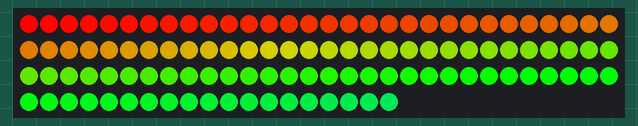
Simulated run of this sketch. Board: Arduino Uno, built with avr-gcc and run on an emulated ATmega328P. Parts: 109 RGB LEDs in strip order, left to right, continuing on the next row. The strip is taken to match the declared colour order.

Above: at 0.16 s.
At 1.36 s:
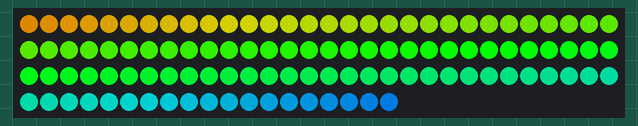
At 2.56 s:
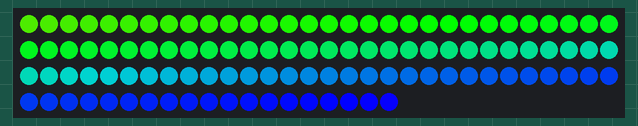
At 5.27 s:
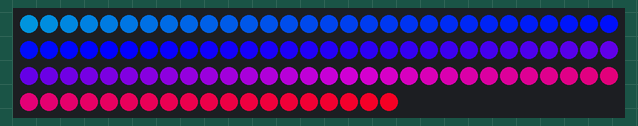
At 7.67 s:
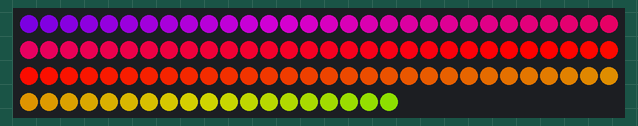
At 10.37 s:
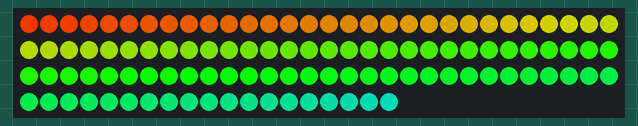

The sketch:

arcadeLights.ino
```cpp
//Library-------------
#include <Adafruit_NeoPixel.h>

//Constants-----------
#define PIN 6
#define nLEDS 109
#define ledBright 255

//Variables-----------
Adafruit_NeoPixel strip = Adafruit_NeoPixel(nLEDS, PIN, NEO_RGBW + NEO_KHZ800);

byte neopix_gamma[] = {
    0,  0,  0,  0,  0,  0,  0,  0,  0,  0,  0,  0,  0,  0,  0,  0,
    0,  0,  0,  0,  0,  0,  0,  0,  0,  0,  0,  0,  1,  1,  1,  1,
    1,  1,  1,  1,  1,  1,  1,  1,  1,  2,  2,  2,  2,  2,  2,  2,
    2,  3,  3,  3,  3,  3,  3,  3,  4,  4,  4,  4,  4,  5,  5,  5,
    5,  6,  6,  6,  6,  7,  7,  7,  7,  8,  8,  8,  9,  9,  9, 10,
   10, 10, 11, 11, 11, 12, 12, 13, 13, 13, 14, 14, 15, 15, 16, 16,
   17, 17, 18, 18, 19, 19, 20, 20, 21, 21, 22, 22, 23, 24, 24, 25,
   25, 26, 27, 27, 28, 29, 29, 30, 31, 32, 32, 33, 34, 35, 35, 36,
   37, 38, 39, 39, 40, 41, 42, 43, 44, 45, 46, 47, 48, 49, 50, 50,
   51, 52, 54, 55, 56, 57, 58, 59, 60, 61, 62, 63, 64, 66, 67, 68,
   69, 70, 72, 73, 74, 75, 77, 78, 79, 81, 82, 83, 85, 86, 87, 89,
   90, 92, 93, 95, 96, 98, 99,101,102,104,105,107,109,110,112,114,
  115,117,119,120,122,124,126,127,129,131,133,135,137,138,140,142,
  144,146,148,150,152,154,156,158,160,162,164,167,169,171,173,175,
  177,180,182,184,186,189,191,193,196,198,200,203,205,208,210,213,
  215,218,220,223,225,228,231,233,236,239,241,244,247,249,252,255 };

  char lightType[20];

//-----The 15 LEDS at the top of the cabinet.
//int topLow = 0;
//int topHigh = 15;
//-----The 47 LEDS at the side of the cabinet.
//int sideLow = 15;
//int sideHigh = 62;
//-----The 47 LEDS at the opposite side of the cabinet.
//int oppSideLow = 62;
//int oppSideHigh = 109;

//--------------------
void setup()
//--------------------
{
  Serial.begin(9600);
  //pinMode(PIN, OUTPUT);
  strip.setBrightness(ledBright);
  strip.begin();
  strip.show(); // Initialize all pixels to 'off'
}

//--------------------
void loop()
//--------------------
{
  //Key ----------
  //brightGoldFade(delay between colors,number of pattern cycles,fade interval);

  //rainbowFade2White(1, 1);
  //brightGoldFade(1, 2);
  //lightsOff(1,1);
  //Smooth raninbow transition ----------
  rainbow(30, 25);
}

//--------------------
//Light Patterns
//--------------------

//Turn off lights --------------------
void lightsOff(uint8_t wait, uint8_t cycles){
  uint16_t i, j;

  for(j=0; j<256*cycles; j++) {
    for(i=0; i<nLEDS; i++) {
     strip.setPixelColor(i, 0, 0, 0);
    }
    strip.show();
    delay(wait);
  }

}

//--------------------
void rainbow(uint8_t wait, uint8_t cycles) {
  uint16_t i, j;

  for(j=0; j<256*cycles; j++) {
    for(i=0; i<nLEDS; i++) {
      strip.setPixelColor(i, rainbowWheel((i+j) & 255));
    }
    strip.show();
    delay(wait);
  }

}

/*//--------------------
//Slightly different, this makes the rainbow equally distributed throughout
void rainbowCycle(uint8_t wait, uint8_t cycles) {
  uint16_t i, j;

  for(j=0; j<256*cycles; j++) {
    for(i=0; i<nLEDS; i++) {
      strip.setPixelColor(i, rainbowWheel(((i * 256 / nLEDS) + j) & 255));
    }
    strip.show();
    delay(wait);
  }

}*/

//--------------------
void rainbowFade2White(uint8_t wait, int rainbowLoops) {
  float fadeMax = 100.0;
  int fadeVal = 0;
  uint32_t wheelVal;
  int redVal, greenVal, blueVal;

  for(int k = 0 ; k < rainbowLoops ; k ++){

    for(int j=0; j<256; j++) { // 5 cycles of all colors on wheel

      for(int i=0; i< nLEDS; i++) {

        wheelVal = rainbowWheel(((i * 256 / nLEDS) + j) & 255);

        redVal = red(wheelVal) * float(fadeVal/fadeMax);
        greenVal = green(wheelVal) * float(fadeVal/fadeMax);
        blueVal = blue(wheelVal) * float(fadeVal/fadeMax);

        strip.setPixelColor( i, strip.Color( redVal, greenVal, blueVal ) );

      }

      //First loop, fade in!
      if(k == 0 && fadeVal < fadeMax-1) {
          fadeVal++;
      }

      //Last loop, fade out!
      else if(k == rainbowLoops - 1 && j > 255 - fadeMax ){
          fadeVal--;
      }
        strip.show();
        delay(wait);
    }
  }

  delay(500);
}

//--------------------
void brightGoldFade(uint8_t wait, int goldLoops, int goldFade) {
  float fadeMax = goldFade;
  int fadeVal = 0;
  uint32_t wheelVal;
  int redVal, greenVal, blueVal;

  for(int k = 0 ; k < goldLoops ; k ++){

    for(int j=0; j<256; j++) { // 5 cycles of all colors on wheel

      for(int i=0; i< nLEDS; i++) {

        //wheelVal = strip.Color(255, 202, 6, 255);

        redVal = 255 * float(fadeVal/fadeMax);
        greenVal = 202 * float(fadeVal/fadeMax);
        blueVal = 6 * float(fadeVal/fadeMax);

        strip.setPixelColor( i, strip.Color( redVal, greenVal, blueVal ) );

      }

      //First loop, fade in!
      if(k == 0 && fadeVal < fadeMax-1) {
          fadeVal++;
      }

      //Last loop, fade out!
      else if(k == goldLoops - 1 && j > 255 - fadeMax ){
          fadeVal--;
      }
        strip.show();
        delay(wait);
    }
  }

  delay(500);
}

//Color Pickers
//--------------------
// Input a value 0 to 255 to get a color value.
// The colours are a transition r - g - b - back to r.
uint32_t rainbowWheel(byte WheelPos) {

  WheelPos = 255 - WheelPos;
  if(WheelPos < 85) {
    return strip.Color(255 - WheelPos * 3, 0, WheelPos * 3);
  }
  if(WheelPos < 170) {
    WheelPos -= 85;
    return strip.Color(0, WheelPos * 3, 255 - WheelPos * 3);
  }
  WheelPos -= 170;
  return strip.Color(WheelPos * 3, 255 - WheelPos * 3, 0);

}

uint8_t red(uint32_t c) {
  return (c >> 16);
}
uint8_t green(uint32_t c) {
  return (c >> 8);
}
uint8_t blue(uint32_t c) {
  return (c);
}
```

Measured:
- by itself, everything shown: repeats every 9.6 s, in 32 steps
